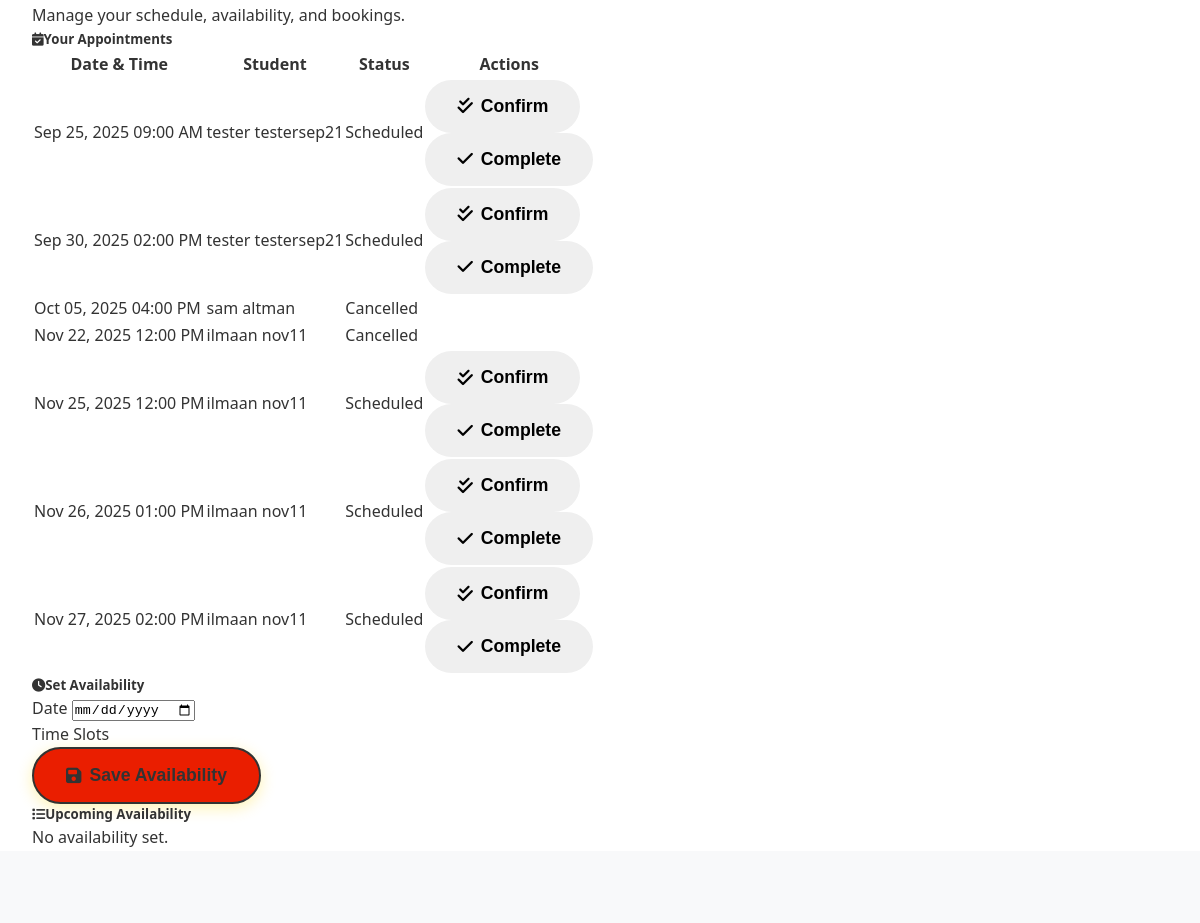
The app's page /instructor/ (signed in, middle part), older data.
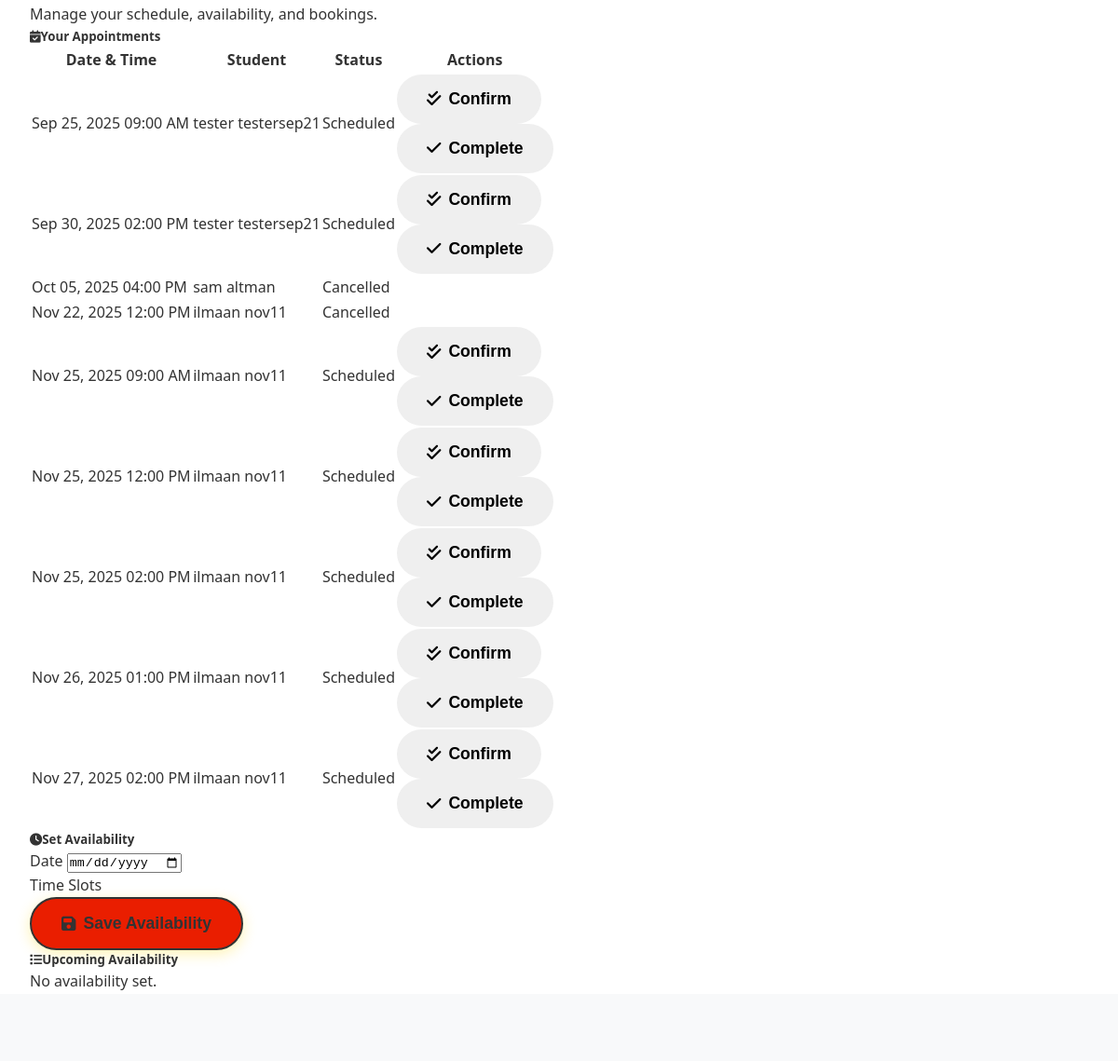
The same page, newer data.
### drivingschool/models.py (models this page shows, shortened)
class Appointment(models.Model):
    STATUS_CHOICES = [
        ('Scheduled', 'Scheduled'),
        ('Completed', 'Completed'),
        ('Cancelled', 'Cancelled'),
        ('No-show', 'No-show'),
    ]
    LESSON_TYPE_CHOICES = [
        ('beginner', 'Beginner Lesson'),
        ('intermediate', 'Intermediate Lesson'),
        ('advanced', 'Advanced Lesson'),
        ('test_prep', 'Test Preparation'),
    ]
    student = models.ForeignKey(Student, on_delete=models.CASCADE)
    instructor = models.ForeignKey(Instructor, on_delete=models.CASCADE)
    plan = models.ForeignKey(LessonPlan, on_delete=models.SET_NULL, null=True, blank=True)
    scheduled_time = models.DateTimeField()
    status = models.CharField(max_length=20, choices=STATUS_CHOICES, default='Scheduled')
    lesson_type = models.CharField(max_length=20, choices=LESSON_TYPE_CHOICES, default='beginner')
    special_requirements = models.TextField(blank=True)
    credits_used = models.IntegerField(default=1)
    notes = models.TextField(blank=True)
    duration_minutes = models.IntegerField(default=60)

class Student(models.Model):
    user = models.OneToOneField(User, on_delete=models.CASCADE)
    phone = models.CharField(max_length=15, blank=True)
    street_address = models.CharField(max_length=255, blank=True)
    city = models.CharField(max_length=100, blank=True)
    state = models.CharField(max_length=50, blank=True)
    zip_code = models.CharField(max_length=10, blank=True)
    permit_no = models.CharField(max_length=50, blank=True)
    license_status = models.CharField(max_length=50, default="Learner's Permit")
    total_credits = models.IntegerField(default=0)
    available_credits = models.IntegerField(default=0)
    documents = models.FileField(upload_to='students/docs/', null=True, blank=True)
    created_at = models.DateTimeField(auto_now_add=True)

### drivingschool/views.py (the view)
# urls.py: path('instructor/', views.instructor_portal, name='instructor_portal'),
@login_required
@user_passes_test(is_instructor)
def instructor_portal(request):
    instructor = request.user.instructor
    appointments = Appointment.objects.filter(instructor=instructor).order_by('scheduled_time')
    return render(request, 'instructor-portal.html', {
        'instructor': instructor,
        'appointments': appointments
    })

### drivingschool/views.py (called while the page is built)
def is_instructor(user):
    return hasattr(user, 'instructor')

### templates/instructor-portal.html (shortened to what this page needs)
{% extends 'base.html' %}
{% load static %}
{% block content %}
<section class="dashboard-section py-5">
  <div class="container">
    <div class="row mb-4">
      <div class="col-12">
        <p class="text-muted">Manage your schedule, availability, and bookings.</p>
      </div>
    </div>
    <div class="row">
      <div class="col-lg-7">
        <div class="dashboard-card p-3 mb-4">
          <h5 class="mb-3"><i class="fas fa-calendar-check me-2"></i>Your Appointments</h5>
          {% if appointments %}
          <div class="table-responsive">
            <table class="table modern-table mb-0">
              <thead>
                <tr>
                  <th>Date & Time</th>
                  <th>Student</th>
                  <th>Status</th>
                  <th>Actions</th>
                </tr>
              </thead>
              <tbody>
                {% for appt in appointments %}
                <tr>
                  <td>{{ appt.scheduled_time|date:'M d, Y h:i A' }}</td>
                  <td>{{ appt.student.user.get_full_name }}</td>
                  <td>
                    <span class="status-badge bg-{% if appt.status == 'Completed' %}success{% elif appt.status == 'Confirmed' %}info{% elif appt.status == 'Scheduled' %}primary{% elif appt.status == 'Cancelled' %}danger{% else %}secondary{% endif %}">
                      {{ appt.status }}
                    </span>
                  </td>
                  <td>
                    {% if appt.status == 'Scheduled' %}
                      <form method="post" action="{% url 'confirm_appointment' appt.id %}" class="d-inline">
                        <button type="submit" class="btn btn-sm btn-outline-info me-2">
                          <i class="fas fa-check-double me-1"></i>Confirm
                        </button>
                      </form>
                    {% endif %}
                    {% if appt.status == 'Scheduled' or appt.status == 'Confirmed' %}
                      <form method="post" action="{% url 'mark_complete' appt.id %}" class="d-inline">
                        <button type="submit" class="btn btn-sm btn-outline-success">
                          <i class="fas fa-check me-1"></i>Complete
                        </button>
                      </form>
                    {% endif %}
                  </td>
                </tr>
                {% endfor %}
              </tbody>
            </table>
          </div>
          {% else %}
            <p class="text-muted">No appointments yet.</p>
          {% endif %}
        </div>
      </div>
      <div class="col-lg-5">
        <div class="dashboard-card p-3 mb-4">
          <h5 class="mb-3"><i class="fas fa-clock me-2"></i>Set Availability</h5>
          <form method="post" action="{% url 'set_availability' %}">
            <div class="mb-3">
              <label class="form-label" for="availability_date">Date</label>
              <input type="date" class="form-control" id="availability_date" name="date" required>
            </div>
            <div class="mb-3">
              <label class="form-label">Time Slots</label>
            </div>
            <button type="submit" class="btn btn-primary">
              <i class="fas fa-save me-2"></i>Save Availability
            </button>
          </form>
        </div>
        <div class="dashboard-card p-3">
          <h5 class="mb-3"><i class="fas fa-list me-2"></i>Upcoming Availability</h5>
          {% if availabilities %}
          <ul class="list-group">
            {% for a in availabilities %}
            <li class="list-group-item d-flex justify-content-between align-items-center">
              <span>{{ a.date|date:'M d, Y' }}</span>
              <span class="text-muted">{{ a.available_slots }}</span>
            </li>
            {% endfor %}
          </ul>
          {% else %}
            <p class="text-muted">No availability set.</p>
          {% endif %}
        </div>
      </div>
    </div>
  </div>
</section>
{% endblock %}

Row changes from the older to the newer data that the page shows:
added Appointment: scheduled_time "Nov 25, 2025 09:00 AM", student.user.get_full_name "ilmaan nov11", status "Scheduled", shows "Confirm", shows "Complete"
added Appointment: scheduled_time "Nov 25, 2025 02:00 PM", student.user.get_full_name "ilmaan nov11", status "Scheduled", shows "Confirm", shows "Complete"
